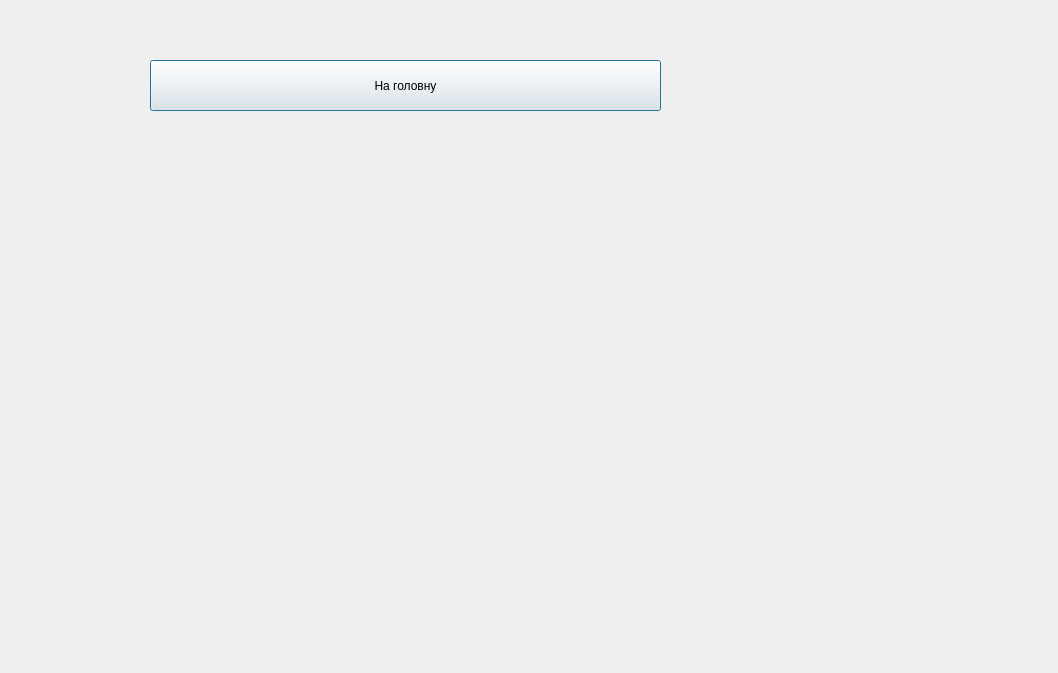
<?xml version="1.0" encoding="UTF-8"?>
<ui version="4.0">
 <class>DailyWork</class>
 <widget class="QDialog" name="DailyWork">
  <property name="geometry">
   <rect>
    <x>0</x>
    <y>0</y>
    <width>1058</width>
    <height>673</height>
   </rect>
  </property>
  <property name="windowTitle">
   <string>Dialog</string>
  </property>
  <widget class="QPushButton" name="BackToGeneralWindow">
   <property name="geometry">
    <rect>
     <x>150</x>
     <y>60</y>
     <width>511</width>
     <height>51</height>
    </rect>
   </property>
   <property name="text">
    <string>На головну</string>
   </property>
  </widget>
 </widget>
 <resources/>
 <connections/>
</ui>
